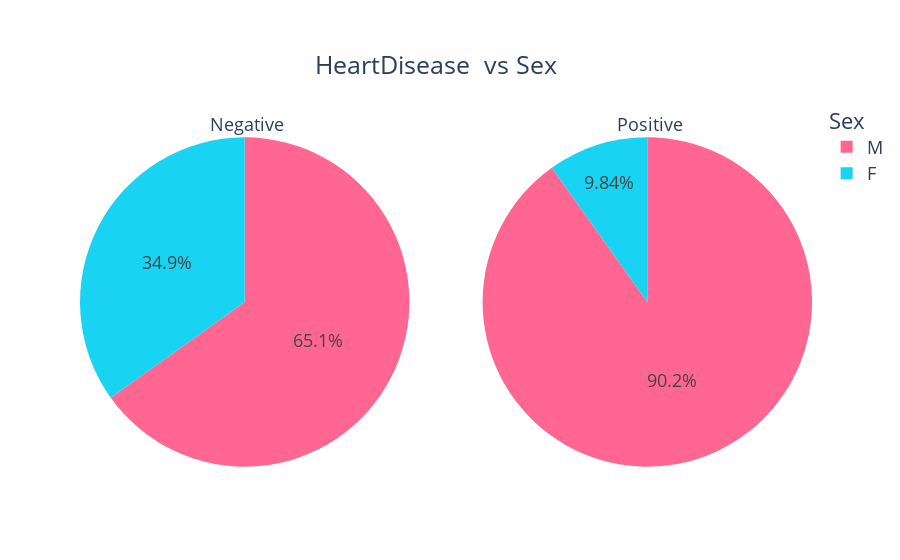

The notebook cell this image was saved under:
### Code cell
counts0 = Counter(data[data['HeartDisease']==0]['Sex'])
counts1 = Counter(data[data['HeartDisease']==1]['Sex'])
fig = make_subplots(rows=1, cols=2, specs=[[{"type": "pie"}, {"type": "pie"}]])

fig.add_trace(go.Pie(
     values=[item[1] for item in sorted(counts0.items())],
     labels=[item[0] for item in sorted(counts0.items())],
     domain=dict(x=[0, 0.5]),
     name=" Negative",title=' Negative'), 
     row=1, col=1)
fig.update_traces(marker=dict(colors=['#19D3F3', '#FF6692']))
fig.add_trace(go.Pie(
     values=[item[1] for item in sorted(counts1.items())],
     labels=[item[0] for item in sorted(counts1.items())],
     domain=dict(x=[0.5, 1.0]),
     name=" Positive",title=' Positive'),
    row=1, col=2)

fig.update_layout(
    title={'text':'HeartDisease  vs Sex','xanchor':'left','yanchor': 'top','y':0.9,'x':0.35},
    xaxis_title="X Axis Title",
    yaxis_title="Y Axis Title",
    legend_title="Sex",
    font=dict(size=18)
)

fig.show()

### Figure 1 — Plotly figure (JSON) as saved in the notebook; plotly's stock layout.template omitted (floating-point values rounded to 4 significant figures)
{"data": [{"domain": {"x": [0, 0.45], "y": [0, 1]}, "labels": ["F", "M"], "name": " Negative", "title": {"text": " Negative"}, "values": [143, 267], "type": "pie", "marker": {"colors": ["#19D3F3", "#FF6692"]}}, {"domain": {"x": [0.55, 1], "y": [0, 1]}, "labels": ["F", "M"], "name": " Positive", "title": {"text": " Positive"}, "values": [50, 458], "type": "pie"}], "layout": {"title": {"text": "HeartDisease  vs Sex", "xanchor": "left", "yanchor": "top", "y": 0.9, "x": 0.35}, "font": {"size": 18}, "xaxis": {"title": {"text": "X Axis Title"}}, "yaxis": {"title": {"text": "Y Axis Title"}}, "legend": {"title": {"text": "Sex"}}, "autosize": true}}
